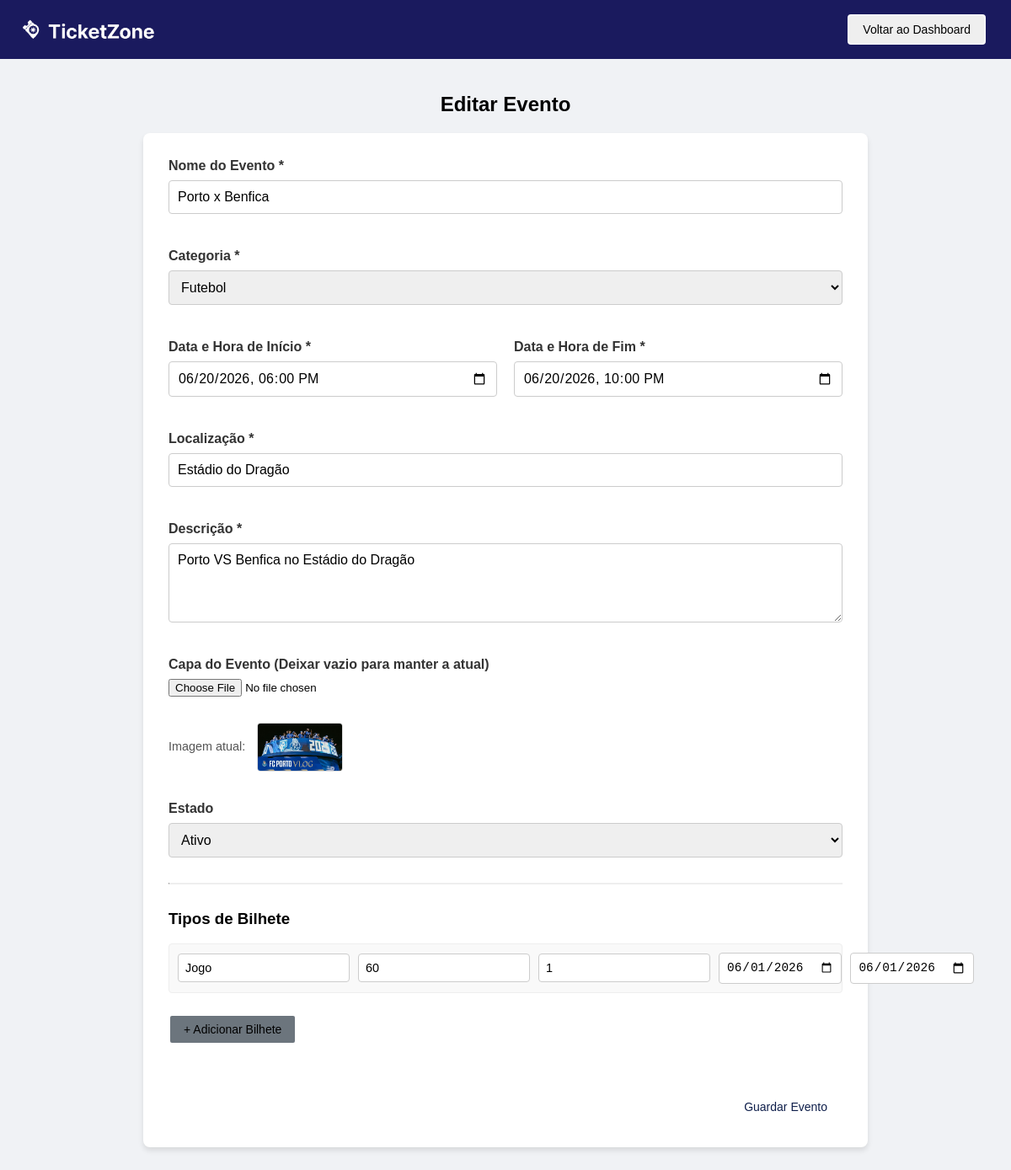
Page /eventos.php?id=1 (signed in) on the earlier database version.
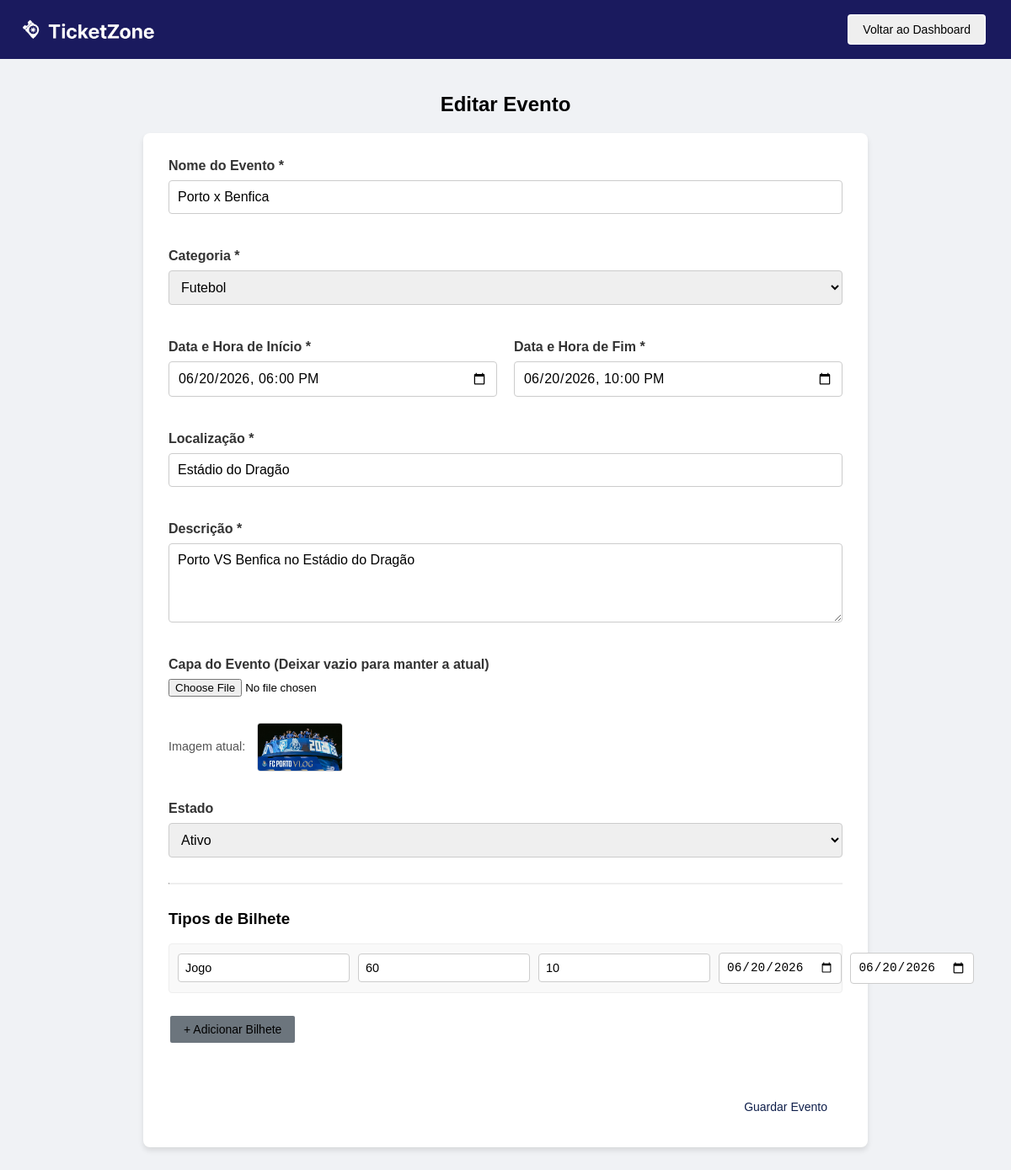
Same page on the later database version.
### tables this page shows
CREATE TABLE eventos (
        id INTEGER PRIMARY KEY AUTOINCREMENT,
        nome TEXT NOT NULL,
        descricao TEXT,
        data_inicio TEXT NOT NULL,
        data_fim TEXT NOT NULL,
        local TEXT NOT NULL,
        imagem TEXT,
        estado TEXT DEFAULT 'ativo' CHECK(estado IN ('ativo', 'cancelado')),
        id_categoria INTEGER,
        id_admin INTEGER,
        FOREIGN KEY (id_categoria) REFERENCES categorias(id),
        FOREIGN KEY (id_admin) REFERENCES utilizadores(id)
    );

CREATE TABLE categorias (
        id INTEGER PRIMARY KEY AUTOINCREMENT,
        nome TEXT NOT NULL UNIQUE
    );

CREATE TABLE tipos_bilhete (
        id INTEGER PRIMARY KEY AUTOINCREMENT,
        id_evento INTEGER,
        nome TEXT NOT NULL,
        preco REAL NOT NULL,
        qtd_total INTEGER NOT NULL,
        qtd_disponivel INTEGER NOT NULL, data_valido_inicio TEXT DEFAULT '2026-01-01', data_valido_fim TEXT DEFAULT '2026-12-31',
        FOREIGN KEY (id_evento) REFERENCES eventos(id) ON DELETE CASCADE
    );

### eventos.php (the view, shortened to what this page needs)
<?php
$db = new SQLite3('ticketzone.db');
$categorias_query = $db->query("SELECT id, nome FROM categorias");
$categorias = [];
while ($row = $categorias_query->fetchArray(SQLITE3_ASSOC)) {
    $categorias[] = $row;
}
$modo = 'Criar';
$evento = null;
$bilhetes = [];
if (isset($_GET['id'])) {
    $modo = 'Editar';
    $stmt = $db->prepare("SELECT * FROM eventos WHERE id = :id");
    $stmt->bindValue(':id', $_GET['id'], SQLITE3_INTEGER);
    $result = $stmt->execute();
    $evento = $result->fetchArray(SQLITE3_ASSOC);
    $stmt_bilhetes = $db->prepare("SELECT * FROM tipos_bilhete WHERE id_evento = :id");
    $stmt_bilhetes->bindValue(':id', $_GET['id'], SQLITE3_INTEGER);
    $res_bilhetes = $stmt_bilhetes->execute();
    while ($b = $res_bilhetes->fetchArray(SQLITE3_ASSOC)) {
        $bilhetes[] = $b;
    }
}
?>
<!DOCTYPE html>
<html lang="pt">
<head>
    <link rel="stylesheet" href="styles/admin.css">
    <link rel="stylesheet" href="styles/eventos.css">
</head>
<body>
    <nav>
        <div class="logo-nav">
            <img src="images/logo.png" alt="Logo TicketZone">
        </div>
        <div class="botoes-nav">
            <button class="botao" onclick="location.href='admin.php'">Voltar ao Dashboard</button>
        </div>
    </nav>
    <main>
        <h2><?= $modo ?> Evento</h2>
        <form action="scripts/processar_evento.php" method="POST" id="formEvento" enctype="multipart/form-data">
            <div class="grupo-form">
                <label for="nome">Nome do Evento *</label>
                <input type="text" id="nome" name="nome" value="<?= $evento ? htmlspecialchars($evento['nome']) : '' ?>">
                <span class="erro-msg" id="erro_nome"></span>
            </div>
            <div class="grupo-form">
                <label for="id_categoria">Categoria *</label>
                <select id="id_categoria" name="id_categoria">
                    <?php foreach ($categorias as $cat): ?>
                        <option value="<?= $cat['id'] ?>" <?= ($evento && $evento['id_categoria'] == $cat['id']) ? 'selected' : '' ?>>
                            <?= htmlspecialchars($cat['nome']) ?>
                        </option>
                    <?php endforeach; ?>
                </select>
                <span class="erro-msg" id="erro_categoria"></span>
            </div>
            <div class="grupo-form duplo">
                <div>
                    <label for="data_inicio">Data e Hora de Início *</label>
                    <input type="datetime-local" id="data_inicio" name="data_inicio" value="<?= $evento ? htmlspecialchars($evento['data_inicio']) : '' ?>">
                    <span class="erro-msg" id="erro_data_inicio"></span>
                </div>
                <div>
                    <label for="data_fim">Data e Hora de Fim *</label>
                    <input type="datetime-local" id="data_fim" name="data_fim" value="<?= $evento ? htmlspecialchars($evento['data_fim']) : '' ?>">
                    <span class="erro-msg" id="erro_data_fim"></span>
                </div>
            </div>
            <div class="grupo-form">
                <label for="local">Localização *</label>
                <input type="text" id="local" name="local" value="<?= $evento ? htmlspecialchars($evento['local']) : '' ?>">
                <span class="erro-msg" id="erro_local"></span>
            </div>
            <div class="grupo-form">
                <label for="descricao">Descrição *</label>
                <textarea id="descricao" name="descricao" rows="4"><?= $evento ? htmlspecialchars($evento['descricao']) : '' ?></textarea>
                <span class="erro-msg" id="erro_descricao"></span>
            </div>
            <div class="grupo-form">
                <label for="imagem">Capa do Evento <?= $evento ? '(Deixar vazio para manter a atual)' : '*' ?></label>
                <input type="file" id="imagem" name="imagem" accept="image/*">
                <span class="erro-msg" id="erro_imagem"></span>
                <?php if ($evento && $evento['imagem']): ?>
                    <p class="img-atual">Imagem atual: <img src="<?= htmlspecialchars($evento['imagem']) ?>" width="100"></p>
                <?php endif; ?>
            </div>
            <?php if ($evento): ?>
            <div class="grupo-form">
                <label for="estado">Estado</label>
                <select id="estado" name="estado">
                    <option value="ativo" <?= $evento['estado'] === 'ativo' ? 'selected' : '' ?>>Ativo</option>
                </select>
            </div>
            <?php endif; ?>
            <hr style="margin: 30px 0; border-top: 1px solid #eee;">
            <h3>Tipos de Bilhete</h3>
            <div id="container-bilhetes">
                <?php if (empty($bilhetes)): ?>
                    <div class="linha-bilhete">
                        <input type="hidden" name="bilhete_id[]" value="0">
                        <input type="text" name="bilhete_nome[]" placeholder="Nome (ex: VIP)" class="input-bilhete">
                        <input type="number" step="0.01" name="bilhete_preco[]" placeholder="Preço (€)" class="input-bilhete">
                        <input type="number" name="bilhete_qtd[]" placeholder="Qtd Total" class="input-bilhete">
                        <input type="date" name="bilhete_d_ini[]" title="Válido a partir de" class="input-bilhete">
                        <input type="date" name="bilhete_d_fim[]" title="Válido até" class="input-bilhete">
                    </div>
                <?php else: ?>
                    <?php foreach ($bilhetes as $b): ?>
                        <div class="linha-bilhete">
                            <input type="text" name="bilhete_nome[]" value="<?= htmlspecialchars($b['nome']) ?>" placeholder="Nome" class="input-bilhete">
                            <input type="number" step="0.01" name="bilhete_preco[]" value="<?= $b['preco'] ?>" placeholder="Preço (€)" class="input-bilhete">
                            <input type="number" name="bilhete_qtd[]" value="<?= $b['qtd_total'] ?>" placeholder="Qtd Total" class="input-bilhete">
                            <input type="date" name="bilhete_d_ini[]" value="<?= $b['data_valido_inicio'] ?>" class="input-bilhete">
                            <input type="date" name="bilhete_d_fim[]" value="<?= $b['data_valido_fim'] ?>" class="input-bilhete">
                        </div>
                    <?php endforeach; ?>
                <?php endif; ?>
            </div>
            <button type="button" class="botao" id="btn-add-bilhete" style="margin-top: 10px; background-color: #6c757d;">+ Adicionar Bilhete</button>
            <span class="erro-msg" id="erro_bilhetes" style="display:block; margin-top:10px;"></span>
            <div class="acoes-form">
                <button type="submit" class="botao botao-criar">Guardar Evento</button>
            </div>
        </form>
    </main>
</body>
</html>

### styles/admin.css (style rules this page uses)
body { font-family: Arial, sans-serif; background-color: #f0f2f5; margin: 0; padding: 0; }
nav { background-color: #1a1a5e; padding: 0px 30px; display: flex; justify-content: space-between; align-items: center; height: 70px; overflow: hidden; }
h2 { text-align: center; }
.logo-nav { color: white; font-size: 20px; font-weight: bold; display: flex; align-items: center; gap: 10px; }
.logo-nav img { height: 300px; margin-left: -80px; display: block; }
.botoes-nav { display: flex; gap: 10px; }
.botao { padding: 8px 16px; border-radius: 4px; font-size: 14px; cursor: pointer; border: 2px solid white; }
.botao-criar { background-color: white; color: #0f1f4b; }
main { max-width: 900px; margin: 40px auto; padding: 0 20px; }

### styles/eventos.css (style rules this page uses)
main form { background-color: #fff; padding: 30px; border-radius: 8px; box-shadow: 0 4px 6px rgba(0,0,0,0.1); max-width: 800px; margin: 0 auto; }
.grupo-form { margin-bottom: 20px; display: flex; flex-direction: column; }
.grupo-form label { font-weight: bold; margin-bottom: 8px; color: #333; }
.grupo-form input[type="text"], .grupo-form input[type="datetime-local"], .grupo-form select, .grupo-form textarea { padding: 10px; border: 1px solid #ccc; border-radius: 4px; font-size: 1rem; font-family: inherit; transition: border-color 0.3s; }
.grupo-form.duplo { flex-direction: row; gap: 20px; }
.grupo-form.duplo div { flex: 1; display: flex; flex-direction: column; }
.erro-msg { color: red; font-size: 0.85rem; margin-top: 5px; min-height: 16px; }
.img-atual { margin-top: 10px; font-size: 0.9rem; color: #555; }
.img-atual img { border-radius: 4px; vertical-align: middle; margin-left: 10px; border: 1px solid #ddd; }
.acoes-form { text-align: right; margin-top: 30px; }
.linha-bilhete { display: flex; gap: 10px; margin-bottom: 15px; align-items: center; background-color: #f9f9f9; padding: 10px; border-radius: 4px; border: 1px solid #eee; }
.input-bilhete { flex: 1; padding: 8px; border: 1px solid #ccc; border-radius: 4px; font-size: 0.9rem; }

Differences in the rows shown:
changed tipos_bilhete "Jogo": qtd_total "1" → "10"; data_valido_inicio "06/01/2026" → "06/20/2026"; data_valido_fim "06/01/2026" → "06/20/2026"
